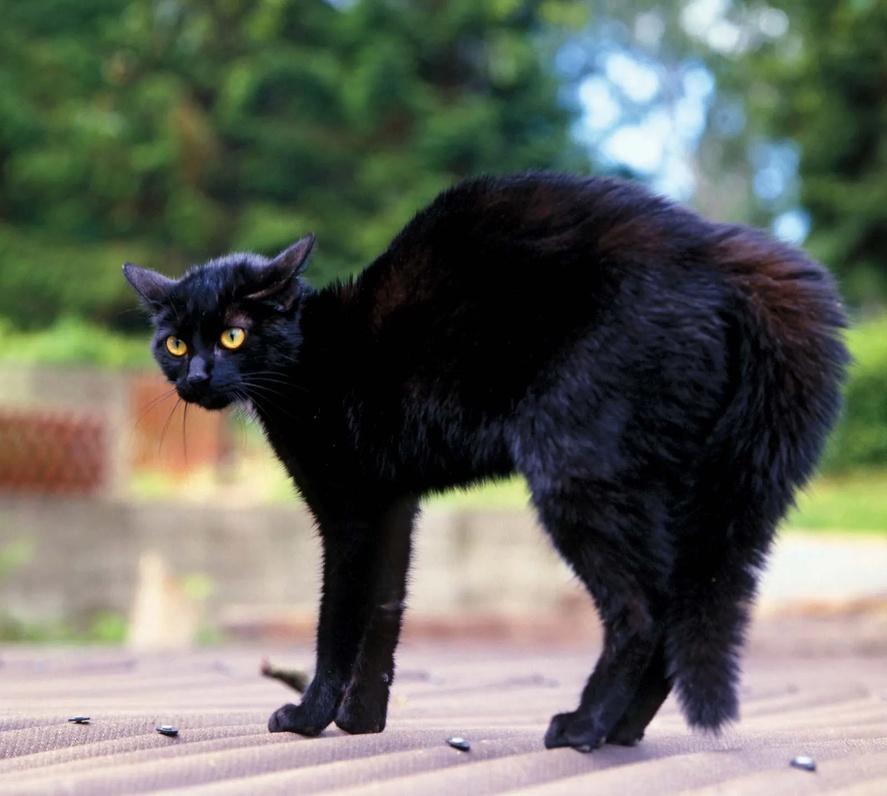
#> input picture images/cat.jpeg, 887 x 796 px, shrunk from 1600 x 1435 before the run, given in place of the camera
$ jupyter execute videoanalysis.ipynb   (text cells are left out)
#> lines starting #> are read from the running program, lines starting #| are printed output that depends on the picture; after the words box and inside, x2 and y2 are one past the last pixel; in counts of white or black regions, pixels touching at a corner belong together
[cell 1]
# video capture with opencv
import cv2
import numpy as np
import matplotlib.pyplot as pl

[cell 2]
cap  = cv2.VideoCapture(0)

while True:
    ret, frame = cap.read()
#> frame is the input picture: shape (796, 887, 3); mean B, G, R 94, 103.3, 100.6
    if not ret:
        break

    cv2.imshow('laptop cam', frame)

    # Break the loop on 'q' key press
    if cv2.waitKey(1) & 0xFF == ord('q'):
#> (key q is pressed here)
        break

cap.release()
cv2.destroyAllWindows()

[cell 3]
import numpy as np
import cv2

cap = cv2.VideoCapture(0)  # Use 0 to capture video from laptop's webcam

# params for ShiTomasi corner detection
feature_params = dict( maxCorners = 100,
                       qualityLevel = 0.3,
                       minDistance = 7,
                       blockSize = 7 )

# Parameters for lucas kanade optical flow
lk_params = dict( winSize  = (15,15),
                  maxLevel = 2,
                  criteria = (cv2.TERM_CRITERIA_EPS | cv2.TERM_CRITERIA_COUNT, 10, 0.03))

# Create some random colors
color = np.random.randint(0,255,(100,3))

# Take first frame and find corners in it
ret, old_frame = cap.read()
old_gray = cv2.cvtColor(old_frame, cv2.COLOR_BGR2GRAY)
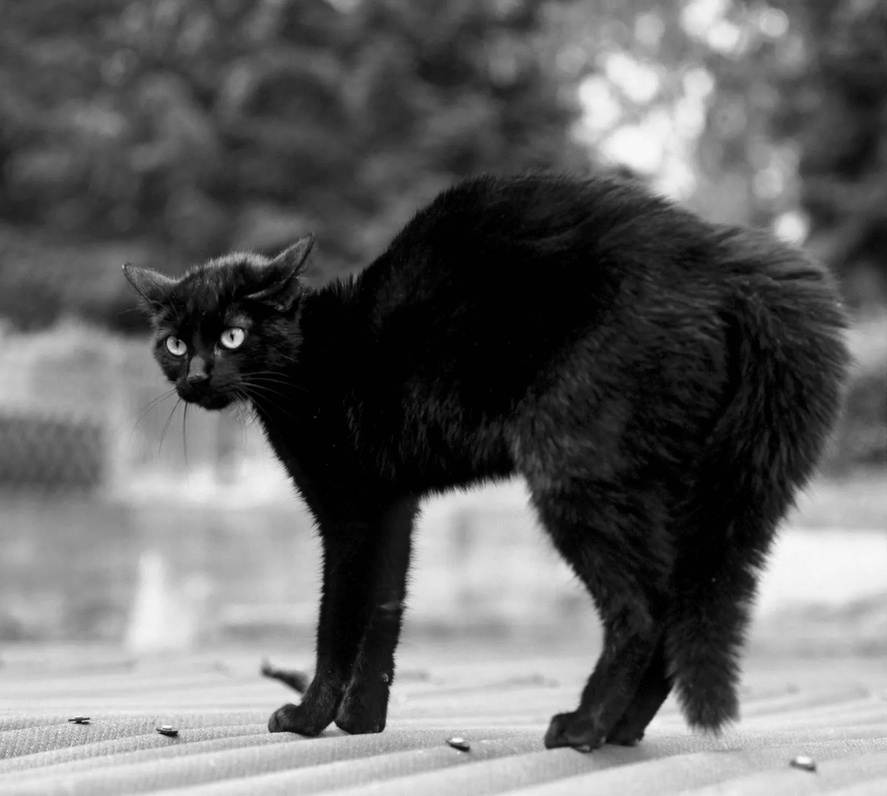
#> old_gray: shape (796, 887); min 0, max 255, mean 101.4
p0 = cv2.goodFeaturesToTrack(old_gray, mask = None, **feature_params)
#> p0 = 22 rows, first 8: [333, 723], [176, 733], [270, 730], [233, 332], [298, 491], [291, 479], [177, 347], [231, 340]

while(1):
    ret,frame = cap.read()
    frame_gray = cv2.cvtColor(frame, cv2.COLOR_BGR2GRAY)

    # calculate optical flow
    p1, st, err = cv2.calcOpticalFlowPyrLK(old_gray, frame_gray, p0, None, **lk_params)
#> p1 has the same summary as p0; st = 22 values from 1 to 1; err = 22 values from 0 to 0

    # Select good points
    good_new = p1[st==1]
#> good_new has the same summary as p0
    good_old = p0[st==1]
#> good_old has the same summary as p0

    # draw the tracks
    for i,(new,old) in enumerate(zip(good_new,good_old)):
        if new.size > 0 and old.size > 0:
            a,b = map(int, new.ravel())
            frame = cv2.circle(frame,(a,b),5,color[i].tolist(),-1)
#> this loop made 22 passes
#> (a, b) on passes 1 to 12: (333, 723), (176, 733), (270, 730), (233, 332), (298, 491), (291, 479), (177, 347), (231, 340), (298, 702), (78, 720), (188, 404), (88, 720)
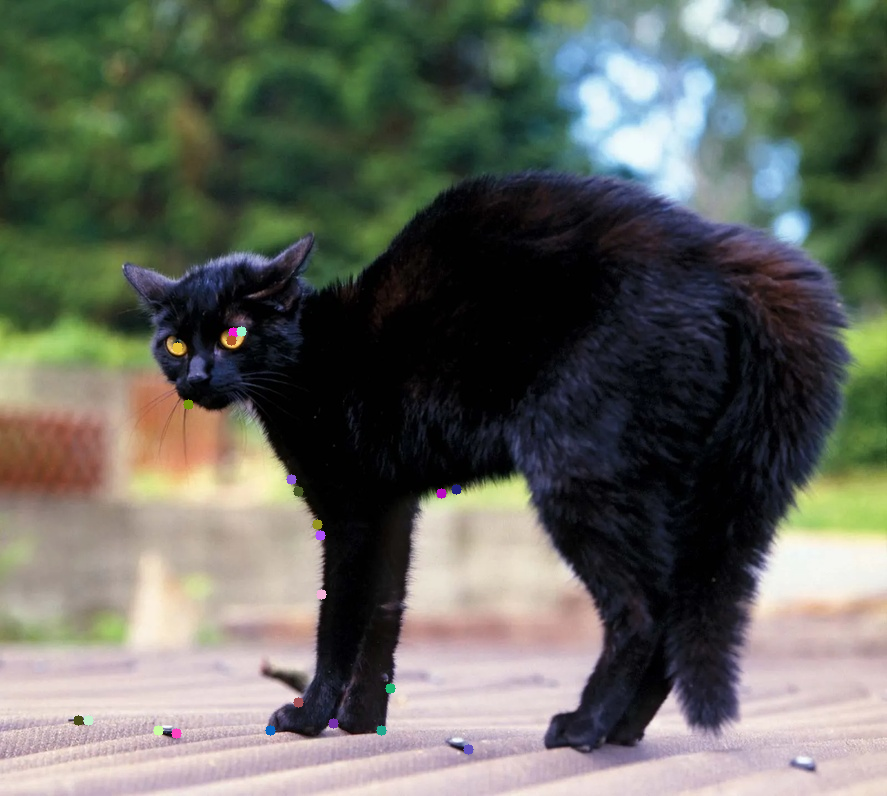
#> frame: shape (796, 887, 3); mean B, G, R 94.1, 103.3, 100.6
    img = frame

    cv2.imshow('frame',img)
    k = cv2.waitKey(30) & 0xff
#> (key q is pressed here)
    if k == 27:
        break

    # Now update the previous frame and previous points
    old_gray = frame_gray.copy()
    p0 = good_new.reshape(-1,1,2)

cv2.destroyAllWindows()
cap.release()

[cell 4]
import numpy as np
import cv2

cap = cv2.VideoCapture(0)

fgbg = cv2.createBackgroundSubtractorMOG2()

while(1):
    ret, frame = cap.read()

    # Check if frame was read correctly
    if not ret:
        print("Can't receive frame (stream end?). Exiting ...")
        break

    fgmask = fgbg.apply(frame)
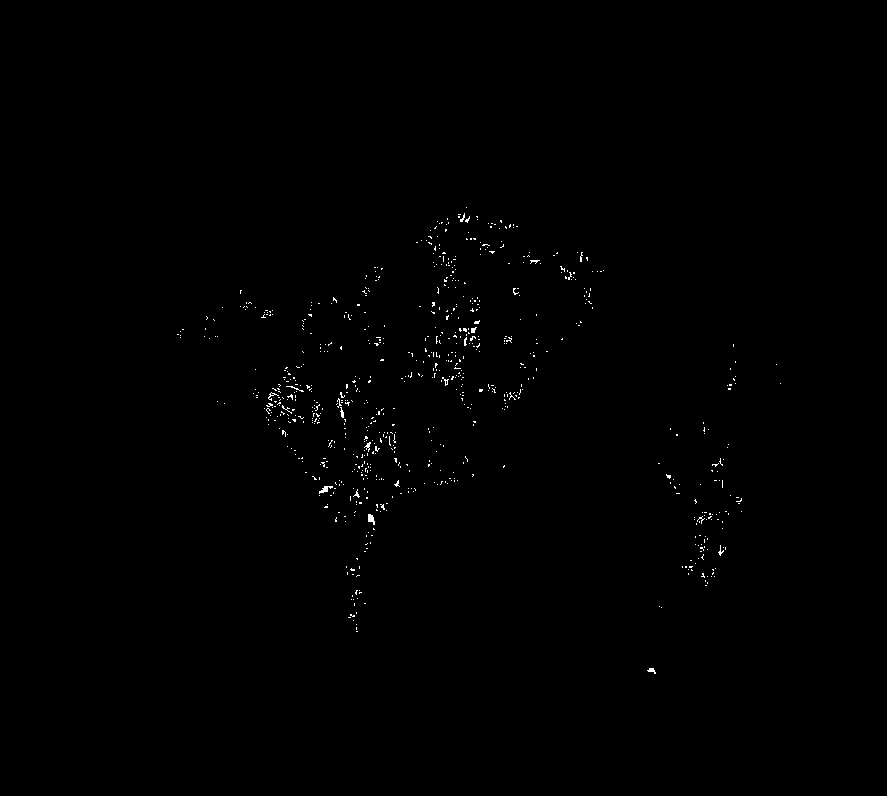
#> fgmask: shape (796, 887); values 127 (black) and 255 (white), 0.37% white in thin lines or dots, all inside (x1, y1, x2, y2) = (177, 207, 781, 674)

    # Subtract the foreground mask from the original frame
    result = cv2.bitwise_and(frame, frame, mask=fgmask)

    cv2.imshow('frame',result)
    k = cv2.waitKey(30) & 0xff
#> (key q is pressed here)
    if k == 27:
        break

cap.release()
cv2.destroyAllWindows()
